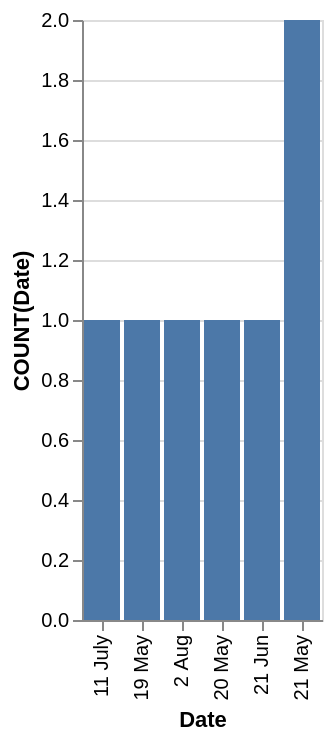

Vega-Lite specification for this chart:
### Vega-Lite specification from a JSON file in a GitHub repository (floating-point values rounded to 4 significant figures)
{"data": {"values": [{"x_data": "11 July", "y_data": 1}, {"x_data": "19 May", "y_data": 1}, {"x_data": "2 Aug", "y_data": 1}, {"x_data": "20 May", "y_data": 1}, {"x_data": "21 Jun", "y_data": 1}, {"x_data": "21 May", "y_data": 2}]}, "mark": "bar", "encoding": {"x": {"field": "x_data", "type": "nominal", "title": "Date", "sort": "ascending"}, "y": {"field": "y_data", "type": "quantitative", "title": "COUNT(Date)"}}}
